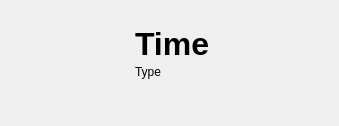
<?xml version="1.0" encoding="UTF-8"?>
<ui version="4.0">
 <class>Form</class>
 <widget class="QWidget" name="Form">
  <property name="geometry">
   <rect>
    <x>0</x>
    <y>0</y>
    <width>339</width>
    <height>120</height>
   </rect>
  </property>
  <property name="windowTitle">
   <string>Form</string>
  </property>
  <layout class="QHBoxLayout" name="horizontalLayout">
   <property name="spacing">
    <number>12</number>
   </property>
   <property name="leftMargin">
    <number>3</number>
   </property>
   <property name="topMargin">
    <number>3</number>
   </property>
   <property name="rightMargin">
    <number>3</number>
   </property>
   <property name="bottomMargin">
    <number>3</number>
   </property>
   <item>
    <widget class="QLabel" name="iconLabel">
     <property name="sizePolicy">
      <sizepolicy hsizetype="Fixed" vsizetype="Fixed">
       <horstretch>0</horstretch>
       <verstretch>0</verstretch>
      </sizepolicy>
     </property>
     <property name="minimumSize">
      <size>
       <width>120</width>
       <height>120</height>
      </size>
     </property>
     <property name="text">
      <string/>
     </property>
    </widget>
   </item>
   <item>
    <layout class="QVBoxLayout" name="verticalLayout">
     <property name="spacing">
      <number>3</number>
     </property>
     <item>
      <widget class="QLabel" name="timeLabel">
       <property name="sizePolicy">
        <sizepolicy hsizetype="Expanding" vsizetype="Expanding">
         <horstretch>0</horstretch>
         <verstretch>0</verstretch>
        </sizepolicy>
       </property>
       <property name="font">
        <font>
         <pointsize>24</pointsize>
         <bold>true</bold>
        </font>
       </property>
       <property name="text">
        <string>Time</string>
       </property>
       <property name="textFormat">
        <enum>Qt::PlainText</enum>
       </property>
       <property name="alignment">
        <set>Qt::AlignBottom|Qt::AlignLeading|Qt::AlignLeft</set>
       </property>
      </widget>
     </item>
     <item>
      <widget class="QLabel" name="typeLabel">
       <property name="sizePolicy">
        <sizepolicy hsizetype="Expanding" vsizetype="Expanding">
         <horstretch>0</horstretch>
         <verstretch>0</verstretch>
        </sizepolicy>
       </property>
       <property name="text">
        <string>Type</string>
       </property>
       <property name="alignment">
        <set>Qt::AlignLeading|Qt::AlignLeft|Qt::AlignTop</set>
       </property>
      </widget>
     </item>
    </layout>
   </item>
  </layout>
 </widget>
 <resources/>
 <connections/>
</ui>
